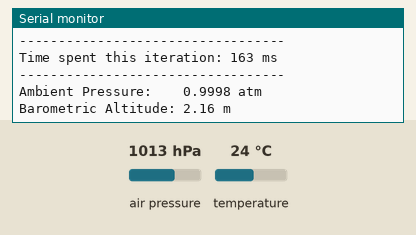
This program was run on a simulated Arduino Uno, built with avr-gcc and run on an emulated ATmega328P. Shown: the last lines printed to the serial monitor. The test bench sets the inputs (shaded band); at power-on: air pressure 1013 hPa, temperature 24 °C.

Above: at 1.2 s.
1.3 s: air pressure set to 952 hPa
At 1.9 s:
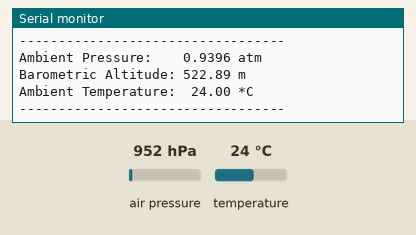
2.8 s: air pressure set to 1048 hPa
At 3.7 s:
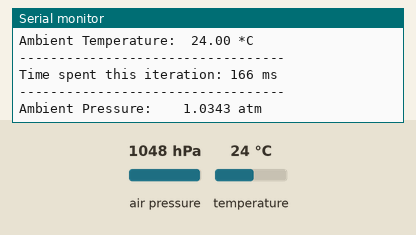
5.8 s: air pressure set to 975 hPa
At 6.4 s:
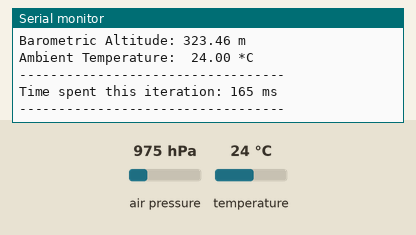
8.8 s: temperature set to 12 °C
At 9.3 s:
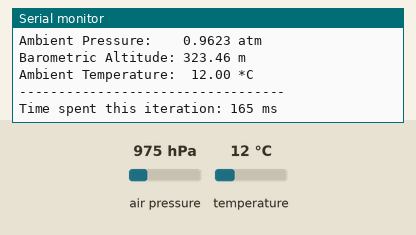
Timing chart, 0 to 11.8 s (numbered marks = the images above; inputs shaded):
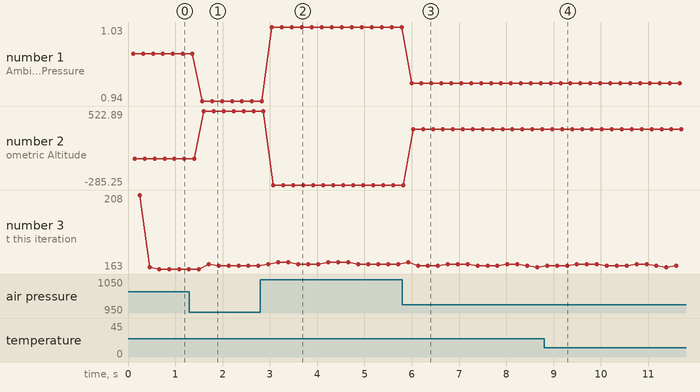

Measured:
- after the input at 1.3 s, the serial monitor: prints a new line after 0.27 s (image 1)
- after the input at 2.8 s, the serial monitor: prints a new line after 0.24 s (image 2)
- after the input at 5.8 s, the serial monitor: prints a new line after 0.20 s (image 3)
- after the input at 8.8 s, the serial monitor: prints a new line after 0.20 s (image 4)
- plotted number 1: 1 → 0.94 after the input at 1.3 s, 0.94 → 1.03 after the input at 2.8 s, 1.03 → 0.96 after the input at 5.8 s
- plotted number 2: 2.16 → 522.89 after the input at 1.3 s, 522.89 → -285.25 after the input at 2.8 s, -285.25 → 323.46 after the input at 5.8 s
- plotted number 3: 163 → 165 after the input at 1.3 s, 166 → 164 after the input at 5.8 s

The program:

main.cpp
```cpp
#include <Arduino.h>
#include <Adafruit_MPL3115A2.h>

Adafruit_MPL3115A2 mpl = Adafruit_MPL3115A2();

float pres_pa;
float temp_C;
float alt_m;

unsigned long loop_time = 0;

void setup()
{
    Serial.begin(9600);
    Serial.println("##################################");
    Serial.println("         TESTING MPL3115A2       ");
    Serial.println("##################################");
    Serial.println();
}

void loop()
{
    if (!mpl.begin())
    {
        Serial.println("Sensor not found");
        return;
    }

    pres_pa = mpl.getPressure();
    Serial.print("Ambient Pressure:    ");
    Serial.print(pres_pa / 101325, 4);
    Serial.println(" atm");

    // Altitude can be calculated directly through the following equation
    alt_m = 44330.77 * (1 - pow(pres_pa / 101326.0, 0.1902632));
    // alt_m = mpl.g}etAltitude();
    Serial.print("Barometric Altitude: ");
    Serial.print(alt_m, 2);
    Serial.println(" m");

    temp_C = mpl.getTemperature();
    Serial.print("Ambient Temperature:  ");
    Serial.print(temp_C, 2);
    Serial.println(" *C");

    Serial.println("----------------------------------");
    Serial.print("Time spent this iteration: ");
    Serial.print(millis() - loop_time);
    Serial.print(" ms");
    Serial.println("\n----------------------------------");

    loop_time = millis();
}
```
